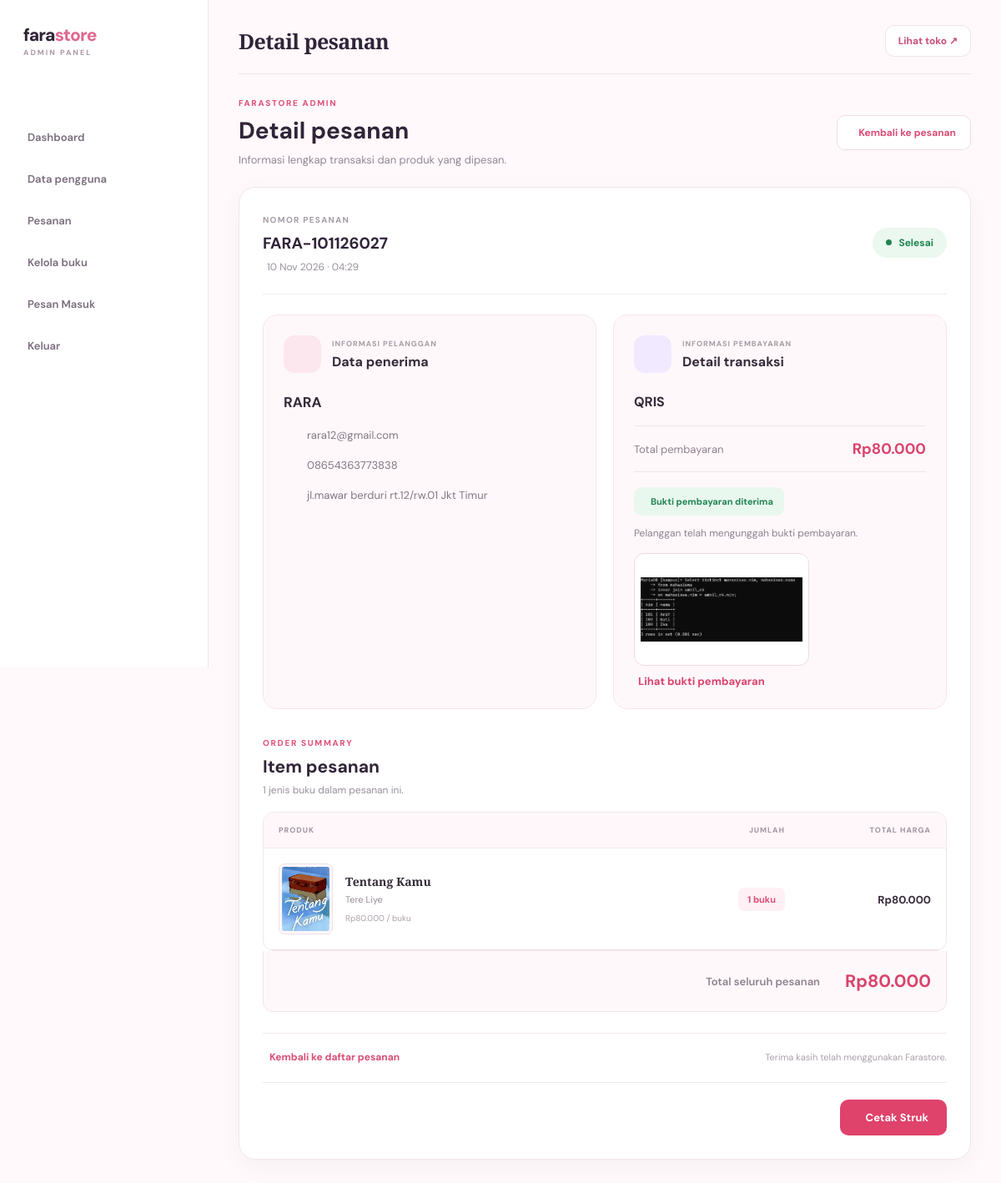
The app's page /admin/order_detail.php?id=27 (signed in) with its own data.
### tables this page shows
CREATE TABLE `orders` (
  `id` int(11) NOT NULL,
  `order_code` varchar(40) NOT NULL,
  `user_id` int(11) NOT NULL,
  `customer_name` varchar(120) NOT NULL,
  `phone` varchar(30) NOT NULL,
  `address` text NOT NULL,
  `payment_method` varchar(30) NOT NULL,
  `bank_name` varchar(80) DEFAULT NULL,
  `total` decimal(12,2) NOT NULL,
  `payment_proof` varchar(255) DEFAULT NULL,
  `status` varchar(40) DEFAULT 'Menunggu Pembayaran',
  `created_at` timestamp NOT NULL DEFAULT current_timestamp()
);

CREATE TABLE `users` (
  `id` int(11) NOT NULL,
  `name` varchar(120) NOT NULL,
  `email` varchar(160) NOT NULL,
  `phone` varchar(30) NOT NULL,
  `address` text NOT NULL,
  `password` varchar(255) NOT NULL,
  `created_at` timestamp NOT NULL DEFAULT current_timestamp()
);

CREATE TABLE `order_items` (
  `id` int(11) NOT NULL,
  `order_id` int(11) NOT NULL,
  `book_id` int(11) DEFAULT NULL,
  `book_title` varchar(180) NOT NULL,
  `book_author` varchar(140) NOT NULL,
  `book_image` varchar(255) NOT NULL,
  `price` decimal(12,2) NOT NULL,
  `quantity` int(11) NOT NULL
);

### config.php (called while the page is built, shortened)
<?php
function e($value) { return htmlspecialchars((string)$value, ENT_QUOTES, 'UTF-8'); }
function rupiah($n) { return 'Rp' . number_format((float)$n, 0, ',', '.'); }

### admin/order_detail.php (the view, shortened to what this page needs)
<?php
require_once __DIR__ . '/_layout.php';
$orderId = (int)($_GET['id'] ?? 0);
$query = $pdo->prepare("
    SELECT
        o.*,
        u.name AS user_name,
        u.email AS user_email
    FROM orders AS o
    INNER JOIN users AS u ON u.id = o.user_id
    WHERE o.id = ?
    LIMIT 1
");
$query->execute([$orderId]);
$order = $query->fetch();
$itemQuery = $pdo->prepare("
    SELECT
        oi.*,
        COALESCE(NULLIF(b.image, ''), oi.book_image) AS display_image
    FROM order_items AS oi
    LEFT JOIN books AS b ON b.id = oi.book_id
    WHERE oi.order_id = ?
");
$itemQuery->execute([$orderId]);
$items = $itemQuery->fetchAll();
$proof = trim((string)($order['payment_proof'] ?? ''));
$proof = ltrim(str_replace('\\', '/', $proof), '/');
$proofFile = dirname(__DIR__) . '/' . $proof;
$proofExists = ($proof !== '' && is_file($proofFile));
$proofUrl = '../' . implode(
    '/',
    array_map('rawurlencode', explode('/', $proof))
);
?>
<div class="detail-page">
    <div class="detail-page-header">
        <div>
            <span class="detail-eyebrow">FARASTORE ADMIN</span>
            <h1>Detail pesanan</h1>
            <p>Informasi lengkap transaksi dan produk yang dipesan.</p>
        </div>
        <a href="orders.php" class="back-button">
            Kembali ke pesanan
        </a>
    </div>
    <section class="detail-card">
        <div class="order-top">
            <div>
                <span class="order-label">NOMOR PESANAN</span>
                <h2><?= e($order['order_code']) ?></h2>
                <p class="order-date">
                    <?= date('d M Y · H:i', strtotime($order['created_at'])) ?>
                </p>
            </div>
            <span class="order-status">
                <span class="status-dot"></span>
                <?= e($order['status']) ?>
            </span>
        </div>
        <div class="detail-divider"></div>
        <div class="information-grid">
            <div class="information-card">
                <div class="information-heading">
                    <div class="information-icon customer-icon">
                    </div>
                    <div>
                        <span>INFORMASI PELANGGAN</span>
                        <h3>Data penerima</h3>
                    </div>
                </div>
                <div class="customer-name">
                    <?= e($order['customer_name']) ?>
                </div>
                <div class="information-list">
                    <div class="information-item">
                        <i class="far fa-envelope"></i>
                        <span><?= e($order['user_email']) ?></span>
                    </div>
                    <div class="information-item">
                        <i class="fas fa-phone-alt"></i>
                        <span><?= e($order['phone']) ?></span>
                    </div>
                    <div class="information-item">
                        <i class="fas fa-map-marker-alt"></i>
                        <span><?= nl2br(e($order['address'])) ?></span>
                    </div>
                </div>
            </div>
            <div class="information-card">
                <div class="information-heading">
                    <div class="information-icon payment-icon">
                    </div>
                    <div>
                        <span>INFORMASI PEMBAYARAN</span>
                        <h3>Detail transaksi</h3>
                    </div>
                </div>
                <div class="payment-method">
                    <?= e($order['payment_method']) ?>
                </div>
                <div class="payment-total">
                    <span>Total pembayaran</span>
                    <strong><?= rupiah($order['total']) ?></strong>
                </div>
                <div class="payment-proof-area">
                    <?php if ($proofExists): ?>
                        <span class="proof-accepted">
                            Bukti pembayaran diterima
                        </span>
                        <p class="proof-description">
                            Pelanggan telah mengunggah bukti pembayaran.
                        </p>
                        <button
                            type="button"
                            class="proof-open-button"
                            id="openProof"
                        >
                            <img
                                src="<?= e($proofUrl) ?>"
                                alt="Bukti pembayaran"
                            >
                            <span>
                                Lihat bukti pembayaran
                            </span>
                        </button>
                    <?php endif; ?>
                </div>
            </div>
        </div>
        <div class="items-section">
            <div class="items-heading">
                <span class="detail-eyebrow">ORDER SUMMARY</span>
                <h2>Item pesanan</h2>
                <p><?= count($items) ?> jenis buku dalam pesanan ini.</p>
            </div>
            <div class="items-table">
                <div class="items-table-header">
                    <span>PRODUK</span>
                    <span>JUMLAH</span>
                    <span>TOTAL HARGA</span>
                </div>
                <?php foreach ($items as $item): ?>
                    <div class="order-row">
                        <div class="product-information">
                            <img
                                src="../<?= e($item['display_image'] ?: 'img/no-image.png') ?>"
                                alt="<?= e($item['book_title']) ?>"
                                onerror="this.onerror=null;this.src='../img/no-image.png';"
                            >
                            <div>
                                <h3><?= e($item['book_title']) ?></h3>
                                <p><?= e($item['book_author']) ?></p>
                                <span class="product-unit-price">
                                    <?= rupiah($item['price']) ?> / buku
                                </span>
                            </div>
                        </div>
                        <div class="product-quantity">
                            <span class="quantity-badge">
                                <?= (int)$item['quantity'] ?> buku
                            </span>
                        </div>
                        <div class="product-total">
                            <strong>
                                <?= rupiah($item['price'] * $item['quantity']) ?>
                            </strong>
                        </div>
                    </div>
                <?php endforeach; ?>
            </div>
            <div class="order-grand-total">
                <span>Total seluruh pesanan</span>
                <strong><?= rupiah($order['total']) ?></strong>
            </div>
        </div>
        <div class="detail-footer">
            <a href="orders.php" class="back-link">
                Kembali ke daftar pesanan
            </a>
            <span>Terima kasih telah menggunakan Farastore.</span>
        </div>
        <div class="receipt-action">
            <button
                type="button"
                class="btn-print"
                id="openReceipt"
            >
                Cetak Struk
            </button>
        </div>
    </section>
</div>

### assets/style.css (style rules this page uses)
:root { --pink:#e88eae;--pink2:#d96f98;--pale:#fff2f6;--cream:#fffaf8;--ink:#342a30;--muted:#897b82;--line:#f1dfe6;--green:#7e9c8b;--shadow:0 18px 55px rgba(155,91,117,.10) }
* { box-sizing:border-box }
body { margin:0;background:var(--cream);color:var(--ink);font-family:'DM Sans',sans-serif;font-size:14px }
a { color:inherit;text-decoration:none }
button,input,textarea,select { font:inherit }
.cart-row,.order-row { display:grid;grid-template-columns:75px 1fr auto;gap:18px;align-items:center;padding:17px 0;border-bottom:1px solid var(--line) }
.cart-row img,.order-row img { width:70px;height:88px;object-fit:contain;background:#fbf0f4;border-radius:9px }
.cart-row h3,.order-row h3 { font:600 16px 'Playfair Display';margin:0 0 5px }
.admin-body { background:#faf7f8 }

### admin/admin-modern.css (style rules this page uses)
:root { --adm-pink:#df6890;--adm-pink-dark:#c94d79;--adm-pale:#fff4f8; --adm-ink:#302438;--adm-muted:#8e8290;--adm-line:#f0e3e9; --adm-bg:#fff9fb;--adm-shadow:0 12px 35px rgba(72,39,57,.06); }
body.admin-body { margin:0;background:var(--adm-bg);color:var(--adm-ink);font-family:'DM Sans','Plus Jakarta Sans',Arial,sans-serif }
.panel,.detail-card,.book-form-panel,.book-list-panel { background:#fff;border:1px solid var(--adm-line);border-radius:18px;padding:24px;box-shadow:var(--adm-shadow);margin-bottom:22px }
button,.btn,.admin-link,.book-submit,.btn-print,.proof-open-button { transition:.2s }
button[type=submit],.btn,.book-submit,.btn-print { border:0;border-radius:10px;background:var(--adm-pink);color:#fff;padding:11px 17px;font-size:12px;font-weight:700;cursor:pointer;text-decoration:none }
.proof-accepted,.proof-missing { display:inline-block;padding:7px 10px;border-radius:8px;font-size:11px;font-weight:700 }
.proof-accepted { background:#eaf8f0;color:#218354 }
.detail-page { max-width:1200px;margin:0 auto }
.detail-page-header { display:flex;justify-content:space-between;align-items:center;gap:18px;margin-bottom:20px }
.detail-eyebrow { color:var(--adm-pink-dark);font-size:10px;font-weight:800;letter-spacing:1.6px }
.detail-page-header h1 { margin:7px 0;color:var(--adm-ink);font-size:26px }
.detail-page-header p,.order-date { margin:5px 0;color:var(--adm-muted);font-size:12px }
.back-button { padding:11px 15px;border:1px solid var(--adm-line);border-radius:10px;background:#fff;color:var(--adm-pink-dark);font-size:12px;font-weight:700;text-decoration:none }
.detail-card { padding:25px }
.order-top { display:flex;justify-content:space-between;align-items:center;gap:15px }
.order-label { color:#a28e9d;font-size:10px;font-weight:800;letter-spacing:1px }
.order-top h2 { margin:7px 0;color:var(--adm-ink);font-size:21px }
.order-status { padding:8px 13px;border-radius:30px;background:#fff2e0;color:#a87525;font-size:11px;font-weight:700 }
.detail-divider { height:1px;background:var(--adm-line);margin:20px 0 }
.information-grid { display:grid;grid-template-columns:1fr 1fr;gap:16px }
.information-card { padding:20px;border:1px solid var(--adm-line);border-radius:14px;background:#fffafd;min-width:0 }
.information-heading { display:flex;align-items:center;gap:12px;margin-bottom:17px }
.information-icon { width:40px;height:40px;display:grid;place-items:center;border-radius:12px;background:#fceaf1;color:var(--adm-pink-dark) }
.information-heading span { font-size:9px;color:#a18e9c;letter-spacing:1px;font-weight:800 }
.information-heading h3 { margin:4px 0 0;font-size:14px }
.customer-name,.payment-method { font-size:14px;font-weight:800;margin-bottom:12px }
.information-list { display:grid;gap:12px }
.information-item { display:flex;gap:10px;color:#7d7180;font-size:12px;line-height:1.7;overflow-wrap:anywhere }
.information-item i { color:var(--adm-pink);width:15px;padding-top:3px }
.payment-total { display:flex;justify-content:space-between;gap:12px;padding:13px 0;border-block:1px solid var(--adm-line);font-size:12px }
.payment-total span { color:var(--adm-muted) }
.payment-total strong { color:var(--adm-pink-dark) }
.proof-open-button { display:flex;flex-direction:column;gap:8px;margin-top:13px;padding:8px;border:1px solid var(--adm-line);border-radius:12px;background:#fff;color:var(--adm-pink-dark);font-size:11px }
.proof-open-button img { width:150px;height:100px;object-fit:contain;border-radius:7px }
.btn-print { display:inline-flex;margin-top:12px;align-items:center;gap:8px }
.detail-card .proof-description { color:var(--adm-muted);font-size:12px }

### records on screen
orders: order_code "FARA-101126027", created_at "10 Nov 2026 · 04:29", status "Selesai", customer_name "RARA", user.email "rara12@gmail.com", phone "08654363773838", address "jl.mawar berduri rt.12/rw.01 Jkt Timur", payment_method "QRIS", total "Rp80.000", payment_proof (picture)
order_items: book_title "Tentang Kamu", book_author "Tere Liye", price "Rp80.000", quantity "1", rupiah($item['price'] * $item['quantity']) "Rp80.000"

### other values on screen
$label "Dashboard"
$label "Data pengguna"
$label "Pesanan"
$label "Kelola buku"
$label "Pesan Masuk"
$title "Detail pesanan"
count($items) "1"
